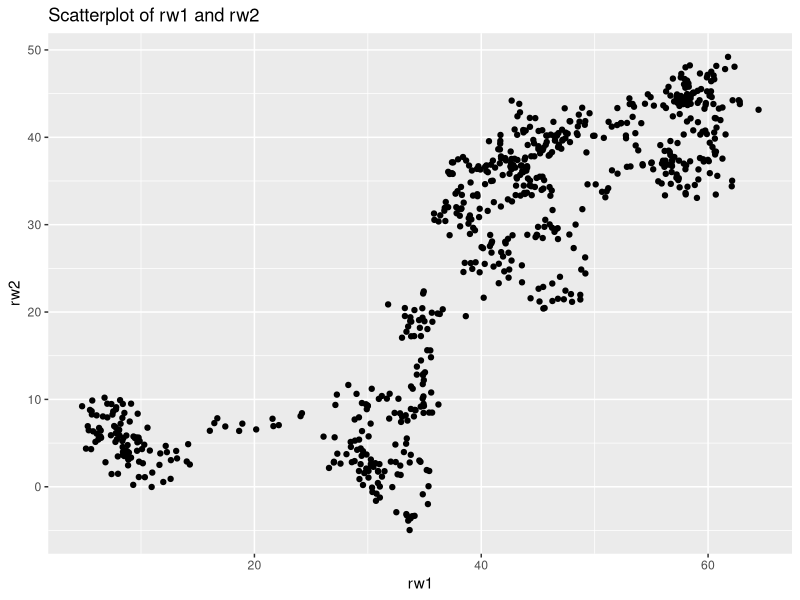
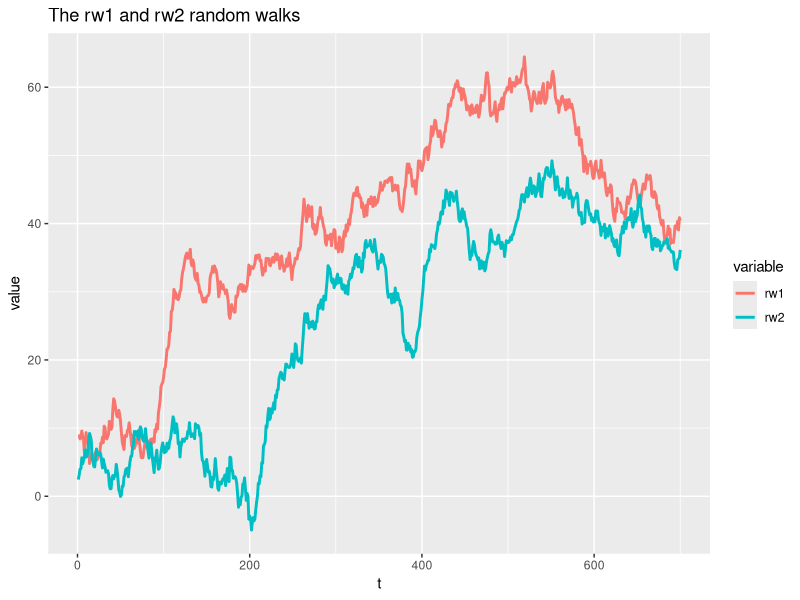

Generate these figures, in order, with R:
setwd("/datascience/projects/statisticallyfit/github/learningprogramming/R/RStats/learneconometrics/CarterHill_PrinciplesOfEconometrics/Chapter12_NonStationaryTimeSeries")
rm(list=ls())

library(lmtest)
library(foreign)
library(ggfortify)
library(reshape2)
#install.packages("systemfit")
library(systemfit)                  ## for automatic 2sls
# Data from: http://www.principlesofeconometrics.com/poe4/poe4stata.htm





## Estimating the models randwalk1 and randwalk2 in regression
spurious <- read.dta("spurious.dta")
rw1.lm <- lm(data=spurious, rw1 ~ rw2)
summary(rw1.lm)

# See? large R^2 and significant coefficients. But this is 
# spurious relationship because

df <- data.frame(t=seq(1, 700), rw1=spurious$rw1, rw2=spurious$rw2)
# Scatter plot
ggplot(data=df, aes(x=rw1, y=rw2)) + 
      geom_point(shape=19) + 
      ggtitle("Scatterplot of rw1 and rw2")
# Time series
melt.df <- melt(df, id="t")
head(melt.df); tail(melt.df)
ggplot(data=melt.df, aes(x=t, y=value, colour=variable)) + 
      geom_line(lwd=1) + 
      ggtitle("The rw1 and rw2 random walks")
